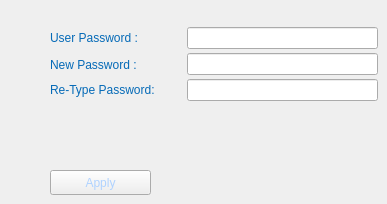
     <widget class="QWidget" name="userTab">
      <widget class="QLabel" name="Label1">
       <property name="geometry">
        <rect>
         <x>50</x>
         <y>30</y>
         <width>131</width>
         <height>16</height>
        </rect>
       </property>
       <property name="styleSheet">
        <string notr="true">	color: rgb(5, 106, 183);</string>
       </property>
       <property name="text">
        <string>User Password : </string>
       </property>
      </widget>
      <widget class="QPushButton" name="userPasswordSave">
       <property name="geometry">
        <rect>
         <x>50</x>
         <y>170</y>
         <width>101</width>
         <height>25</height>
        </rect>
       </property>
       <property name="contextMenuPolicy">
        <enum>Qt::NoContextMenu</enum>
       </property>
       <property name="styleSheet">
        <string notr="true">QPushButton{
	border-image: url(:/images/images/system_normal.png);
	color: rgb(175, 210, 255);
}
QPushButton:focus{
	border-image: url(:/images/images/system_pressed.png);
	color: rgb(175, 210, 255);
}
QPushButton:pressed{
	border-image: url(:/images/images/system_click.png);
	color: rgb(175, 210, 255);
}

</string>
       </property>
       <property name="text">
        <string>Apply</string>
       </property>
      </widget>
      <widget class="QLabel" name="Label2">
       <property name="geometry">
        <rect>
         <x>50</x>
         <y>57</y>
         <width>111</width>
         <height>16</height>
        </rect>
       </property>
       <property name="styleSheet">
        <string notr="true">	color: rgb(5, 106, 183);</string>
       </property>
       <property name="text">
        <string>New Password :</string>
       </property>
      </widget>
      <widget class="QLineEdit" name="user_password_confirm">
       <property name="geometry">
        <rect>
         <x>187</x>
         <y>79</y>
         <width>191</width>
         <height>22</height>
        </rect>
       </property>
       <property name="contextMenuPolicy">
        <enum>Qt::NoContextMenu</enum>
       </property>
       <property name="styleSheet">
        <string notr="true">border-image: url(:/images/images/combox_bg.png);
color: rgb(255, 255, 255);</string>
       </property>
       <property name="maxLength">
        <number>16</number>
       </property>
       <property name="echoMode">
        <enum>QLineEdit::Password</enum>
       </property>
      </widget>
      <widget class="QLabel" name="Label3">
       <property name="geometry">
        <rect>
         <x>50</x>
         <y>82</y>
         <width>131</width>
         <height>16</height>
        </rect>
       </property>
       <property name="styleSheet">
        <string notr="true">	color: rgb(5, 106, 183);</string>
       </property>
       <property name="text">
        <string>Re-Type Password:</string>
       </property>
      </widget>
      <widget class="QLineEdit" name="user_password">
       <property name="geometry">
        <rect>
         <x>187</x>
         <y>53</y>
         <width>191</width>
         <height>22</height>
        </rect>
       </property>
       <property name="contextMenuPolicy">
        <enum>Qt::NoContextMenu</enum>
       </property>
       <property name="styleSheet">
        <string notr="true">border-image: url(:/images/images/combox_bg.png);
color: rgb(255, 255, 255);</string>
       </property>
       <property name="maxLength">
        <number>16</number>
       </property>
       <property name="echoMode">
        <enum>QLineEdit::Password</enum>
       </property>
      </widget>
      <widget class="QLineEdit" name="user_password_old">
       <property name="geometry">
        <rect>
         <x>187</x>
         <y>27</y>
         <width>191</width>
         <height>22</height>
        </rect>
       </property>
       <property name="contextMenuPolicy">
        <enum>Qt::NoContextMenu</enum>
       </property>
       <property name="styleSheet">
        <string notr="true">border-image: url(:/images/images/combox_bg.png);
color: rgb(255, 255, 255);</string>
       </property>
       <property name="inputMask">
        <string/>
       </property>
       <property name="maxLength">
        <number>16</number>
       </property>
       <property name="echoMode">
        <enum>QLineEdit::Password</enum>
       </property>
      </widget>
     </widget>
